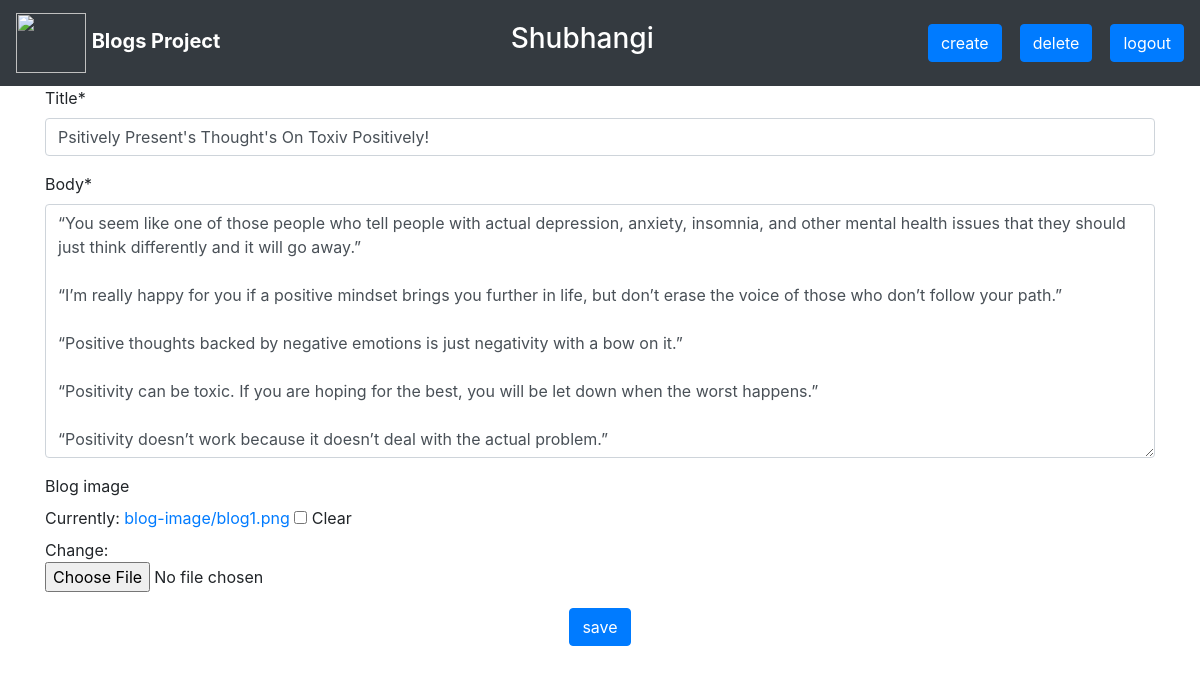
Page /update/4/ (signed in) on the committed database.
### blogapp/models.py (models this page shows, shortened)
class Blogs(models.Model):
    title=models.CharField(max_length=100)
    body=models.TextField()
    date_posted=models.DateField(auto_now_add=True)
    blog_image=models.ImageField(upload_to='blog-image/',blank=True,null=True)
    user=models.ForeignKey(User,on_delete=models.CASCADE)

### blogapp/views.py (the view)
# urls.py: path("update/<int:id>/",views.update_view),
@login_required
def update_view(request,id):
    obj=Blogs.objects.get(pk=id)
    form=UpdateBlog(instance=obj)
    if request.method=="POST":
        form=UpdateBlog(request.POST,request.FILES,instance=obj)
        if form.is_valid():
            form.save()
            return redirect(f'/detail/{obj.id}/')
    return render(request,"blogapp/update.html",{'obj':obj,'form':form})

### blogapp/forms.py
class UpdateBlog(forms.ModelForm):
    class Meta:
        model=Blogs
        exclude=('user',)

### blogapp/templates/blogapp/update.html (shortened to what this page needs)
<!DOCTYPE html>
<html lang="en">
<head>
    {% load crispy_forms_tags %}
    <link rel="stylesheet" href="https://maxcdn.bootstrapcdn.com/bootstrap/4.0.0/css/bootstrap.min.css">
</head>
<body>
    <nav class="navbar navbar-dark bg-dark">
        <a class="navbar-brand" href="#">
            <img src="https://cdn.pixabay.com/photo/2014/04/18/10/08/blog-327070_640.jpg" height='60' width='70'>
            <b>Blogs Project</b>
        </a>
        <h3 style="color:white">{{user}}</h3>
        <div >
            <a href="/create/" style="color:white" class='btn btn-primary'>create</a>&nbsp;&nbsp;&nbsp;
             <a href="/delete/{{obj.id}}/" style="color:white" class='btn btn-primary'>delete</a>&nbsp;&nbsp;&nbsp;
             <a href="/logout/" style="color:white" class='btn btn-primary'>logout</a>
    </nav>
    <div class="container">
        <form action="" enctype="multipart/form-data" method="POST">{% csrf_token %}
            {{form | crispy }}
        <center>
            <button type="submit" class="btn btn-primary">save</button>
        </center>
        </form>
    </div>
</body>
</html>

### rows in the picture
Blogs: title "Psitively Present's Thought's On Toxiv Positively!", body "“You seem like one of those people who tell people with actual depression, anxiety, insomnia, and other mental health issues that they should just think differently and it will go away.” “I’m really happy for you if a positive mindset brings you further in life, but don’t erase the voice of those who don’t follow your path.” “Positive thoughts backed by negative emotions is just negativity with a bow on it.” “Positivity can be toxic. If you are hoping for the best, you will be let down when the worst happens.” “Positivity doesn’t work because it doesn’t deal with the actual problem.”"

### other values in the picture
{{ user }} "Shubhangi"
